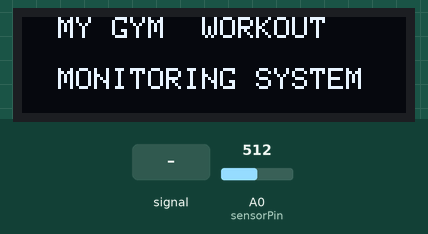
Bench run of a sketch on a simulated ESP8266 (NodeMCU). On the bench: 128×32 one-colour display. The test bench sets the inputs (shaded band); at power-on: A0 (sensorPin) = 512. WiFi joins after 1.5 s; servers stay silent unless stated.

Above: at 1.2 s.
At 8.3 s:
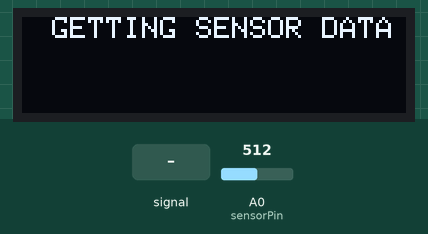
8.4 s: A0 (sensorPin) fed a 200 Hz sine of ±81 counts around its level
At 9.8 s:
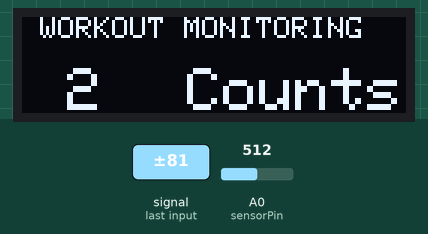
11.4 s: A0 (sensorPin) set to 716
12.9 s: A0 (sensorPin) set to 900
At 13.6 s:
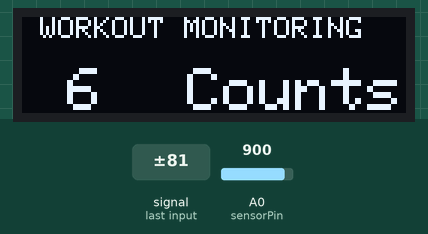
14.5 s: A0 (sensorPin) fed a 200 Hz sine of ±81 counts around its level
At 15.3 s:
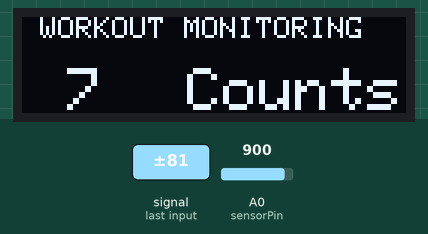
Timing chart, 0 to 17.5 s (numbered marks = the images above; inputs shaded):
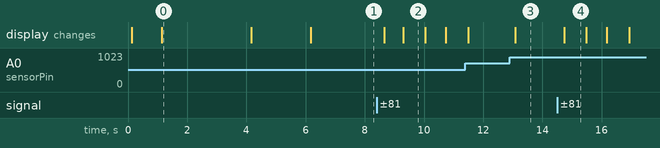

Measured:
- after the input at 8.4 s, the display: first changes after 0.26 s (image 2 shows a later state)
- after the input at 12.9 s, the display: changes after 0.18 s (image 3)
- after the input at 14.5 s, the display: changes after 0.23 s (image 4)
- what the display in image 0 shows lasts 3.1 s, from 1.1 s to 4.2 s
- what the display in image 2 shows lasts 0.7 s, from 9.3 s to 10.0 s

The sketch:

Wumbell_code.ino
```cpp
#include <math.h>
#include <Wire.h>
#include <ESP8266WiFi.h>;
#include <WiFiClient.h>;
#include <ThingSpeak.h>;
#include <Adafruit_GFX.h> // For OLED
#include <Adafruit_SSD1306.h>// Foe OLED
#define SCREEN_WIDTH 128 // OLED display width, in pixels
#define SCREEN_HEIGHT 32 // OLED display height, in pixels
// Declaration for an SSD1306 display connected to I2C (SDA, SCL pins)
Adafruit_SSD1306 display(SCREEN_WIDTH, SCREEN_HEIGHT, &Wire, -1);

WiFiClient client;// creating object for wifi access
const char* ssid = "********";       // Your WiFi Id
const char* password = "*****"; //Your Network Password
unsigned long myChannelNumber = 1377253; //Your Channel Number for Distance (Without Brackets)
const char * myWriteAPIKey = "****";   // YOUR_API_KEY for channel XXAH3RXSRVRBI96C

int sensorPin = A0; // Analog Pin where the S is connected to
int period = 20; // delay 20 ms
int midPoint = 450;//410-480
long count = 0; // count for number of picks
long ExeRate = 0; // Heart rate (determined)
long Cal_Exe_rate = 0; // calibrated heart rate

// For calculation of the difference of time
long time1 = 0;
long time2 = 0;
long time3 = 0;
long time4 = 0;
long timeGap = 0;
long starttime = 0;
long stoptime = 0;
int taskmode = 0;

void setup() {
  Serial.begin(115200);
  delay(100);
  if (!display.begin(SSD1306_SWITCHCAPVCC, 0x3C)) { // Address 0x3D for 128x64
    Serial.println(F("SSD1306 allocation failed"));
    for (;;);
  }
  // Display Project details
  delay(1000);
  display.clearDisplay();
  display.setTextSize(1);
  display.setTextColor(WHITE);
  display.setCursor(0, 0);
  display.println("  MY GYM  WORKOUT");
  display.setCursor(0, 17);
  display.println("  MONITORING SYSTEM ");
  display.display();
  delay(3000);
  // Connect to WiFi network
  WiFi.begin(ssid, password);
  ThingSpeak.begin(client);
  // Display connection to OLED
  display.clearDisplay();
  display.setCursor(0, 0);
  display.println("Connected to WiFi");
  display.display();
  delay(2000);
  //display.clearDisplay();

  display.clearDisplay();
  display.setCursor(10, 0);
  display.println("GETTING SENSOR DATA");
  display.display();
  delay(1000);
}

void loop()
{


  while (1)
  {
    int data1 = averageedSignal();
    delay (period);
    int data2 = averageedSignal();
    int diff = data2 - data1; // difference of two simultanious values

    if (diff > 0) // graph is moving upwards
    {
      while (diff > 0)
      {
        data1 = averageedSignal();
        delay (period);
        data2 = averageedSignal();
        diff = data2 - data1;
      } // coming out of the while loop means the graph has started moving downward

      if (data1 > midPoint)
      {
        count = count + 1;
        display.clearDisplay();
        delay(100);
        display.setTextSize(1);
        display.setCursor(0, 0);
        display.println(" WORKOUT MONITORING");
        display.setTextSize(2);
        display.setCursor(15, 17);
        display.println(count);
        display.setCursor(55, 17);
        display.println("Counts");
        display.display();
        ThingSpeak.writeField(myChannelNumber, 1,count, myWriteAPIKey); //Update in ThingSpeak
        delay(100);
      }


    }

  }
} // loop stage closes


// Defining varios functions

//Function of averaging ADC signal
int averageedSignal()
{
  int n = 0;
  starttime = millis();
  int reader = 0.;
  do
  {
    reader += analogRead (sensorPin); // read and add values...
    n++;
    stoptime = millis();
  }
  while (stoptime < starttime + 20);           // ...until 20 ms have elapsed
  reader /= n;
  return (reader);
}
```
